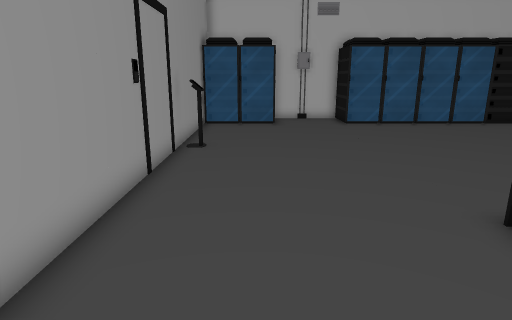
view 1 (above)

20 first-person views from a walk through a 3-D level made in the Unity game engine. The camera is 1.3 m above the floor, tilts 14° down and sees 75° across. The floor is counted in squares, 0.5 m on a side. Each view is taken from the middle of a square. On the plan, view 1 faces up. The plan holds only what a view shows up to about 20 squares ahead; the rest is blank. The player is left out. Door leaves are left out, so doorways stand open. Some surface patterns are stand-ins.

view 2
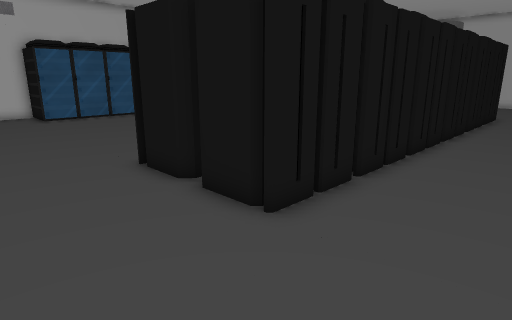

view 3
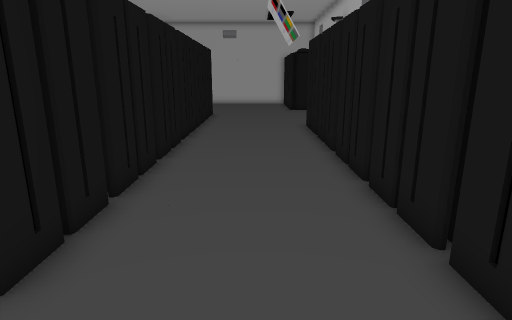

view 4
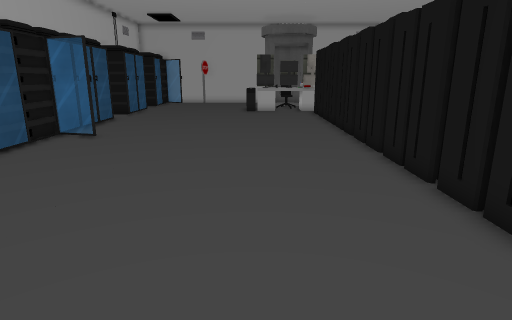

view 5
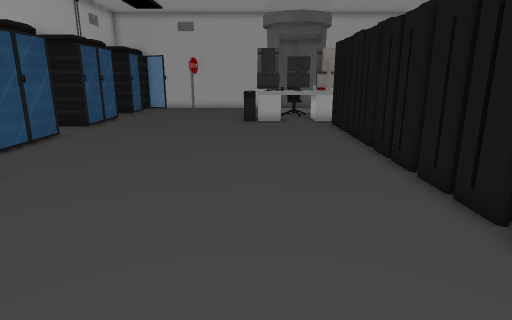

view 6
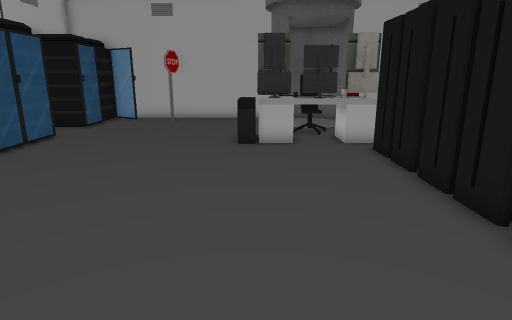

view 7
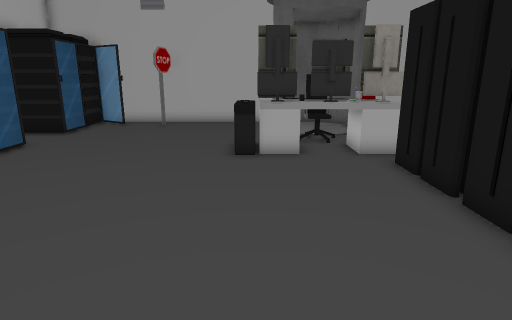

view 8
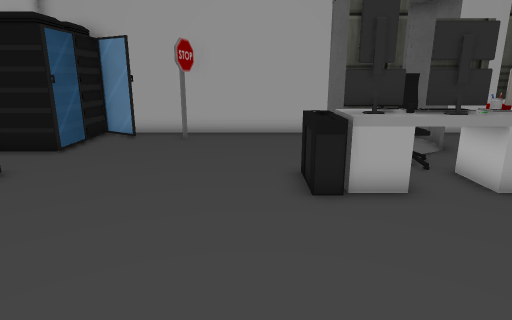

view 9
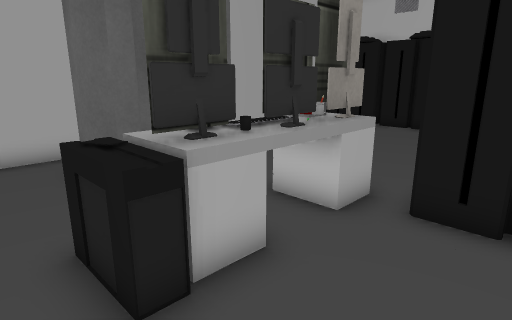

view 10
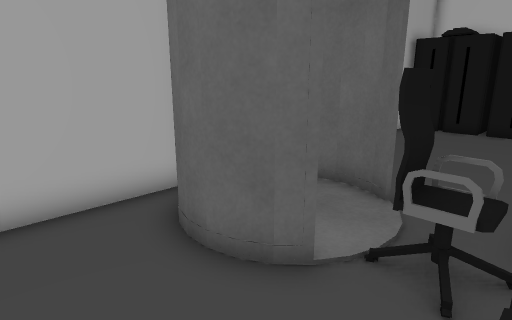

view 11
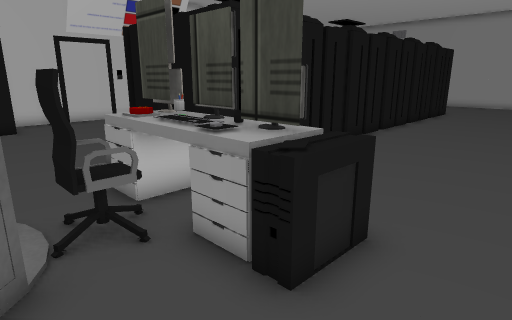

view 12
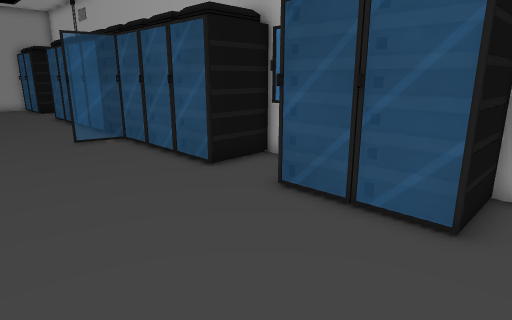

view 13
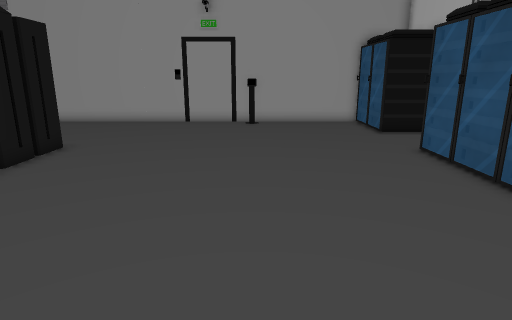

view 14
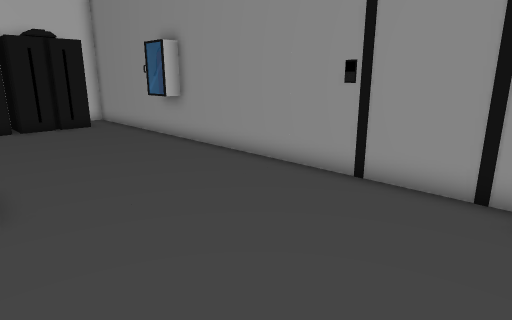

view 15
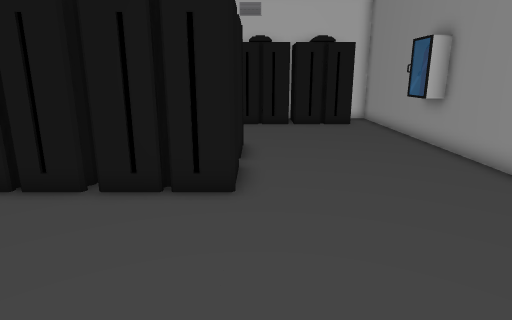

view 16
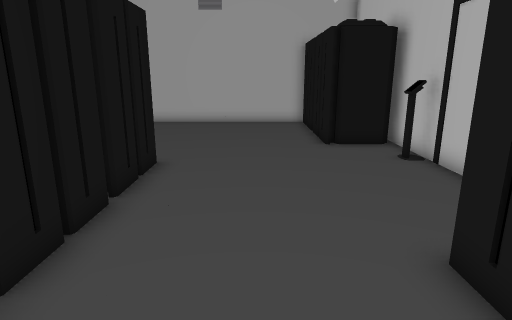

view 17
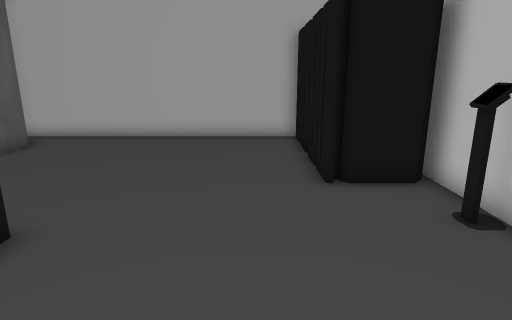

view 18
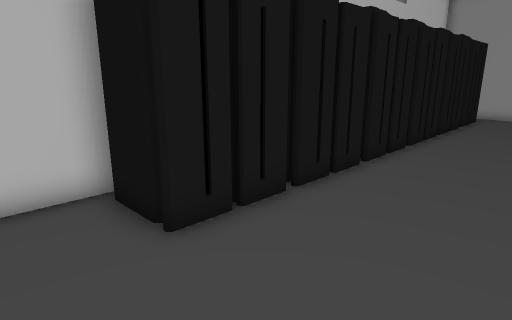

view 19
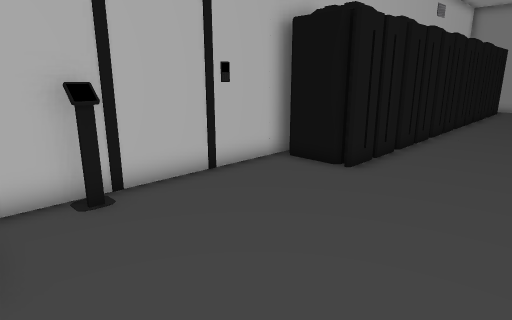

view 20
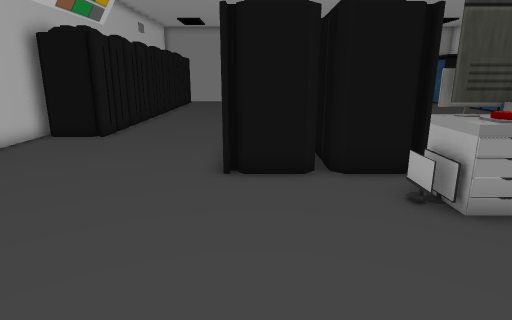

### Floor plan
Key: @ floor where view 1 was taken; # wall or solid block; . floor; D open door; S server; E desk; K keyboard; C chair; O other object.
Columns run from 3 left of view 1 to 35 right of it. Each row starts with its distance up from view 1.
 22                         #      #
 21     S   S               SOOS   S  S
 20     S...S               S..S   S..S
 19 #SSSS...SSSSSSSSSSSSSSSSS..SSSSS..SSSS#
 18 #.................S..................S#
 17 #.................S..................S#
 16 #.....................................#
 15 #...................................###
 14 #.....................................#
 13 #.....................................#
 12 #.....................................#
 11 #............................OOO......#
 10 #............................OOO......#
  9 #............................EEE..OOO.#
  8 #............................EKKCCD  O#
  7 #............................EKKCCD  O#
  6 #.......SSSSSSSSSSSSSSSSSSSSSEE#.DD  O#
  5 #.......SS   S SSS SSSSSS SSSEEE.DOOO.#
  4 #.......S           S      SS.........#
  3 #.......                  SSS.........#
  2 #.......S                  SS.........#
  1 #.......S       S          SS.........#
  0 OO.@....SSSSSSSSSSSSSSSSSSSSS.........#
 -1 #O....................................#
 -2 #.....................................#
 -3 #.....................................#
 -4 #.....................................#
 -5 #.....................................#
 -6 #.SSSSSSSSSSSSSSSSSSSSS........SSSSSSS#
 -7 #. SS  S   S  S   S  SS........SSS SS
 -8 #                    SS  ##### SS  SS
 -9 ##                   ####    ####

Positions as (right, up) in squares from view 1, and headings:
1: (0, 0), facing up
2: (0, -4), facing up-right
3: (1, -3), facing right
4: (0, 10), facing right
5: (6, 10), facing right
6: (13, 10), facing right
7: (15, 10), facing right
8: (19, 12), facing right
9: (23, 12), facing down-right
10: (28, 12), facing down-right
11: (31, 13), facing down-left
12: (29, 13), facing up-left
13: (17, 13), facing left
14: (5, 13), facing down-left
15: (4, 13), facing down
16: (15, -3), facing right
17: (20, -4), facing right
18: (22, -1), facing down-left
19: (28, -1), facing down-left
20: (34, 1), facing left
